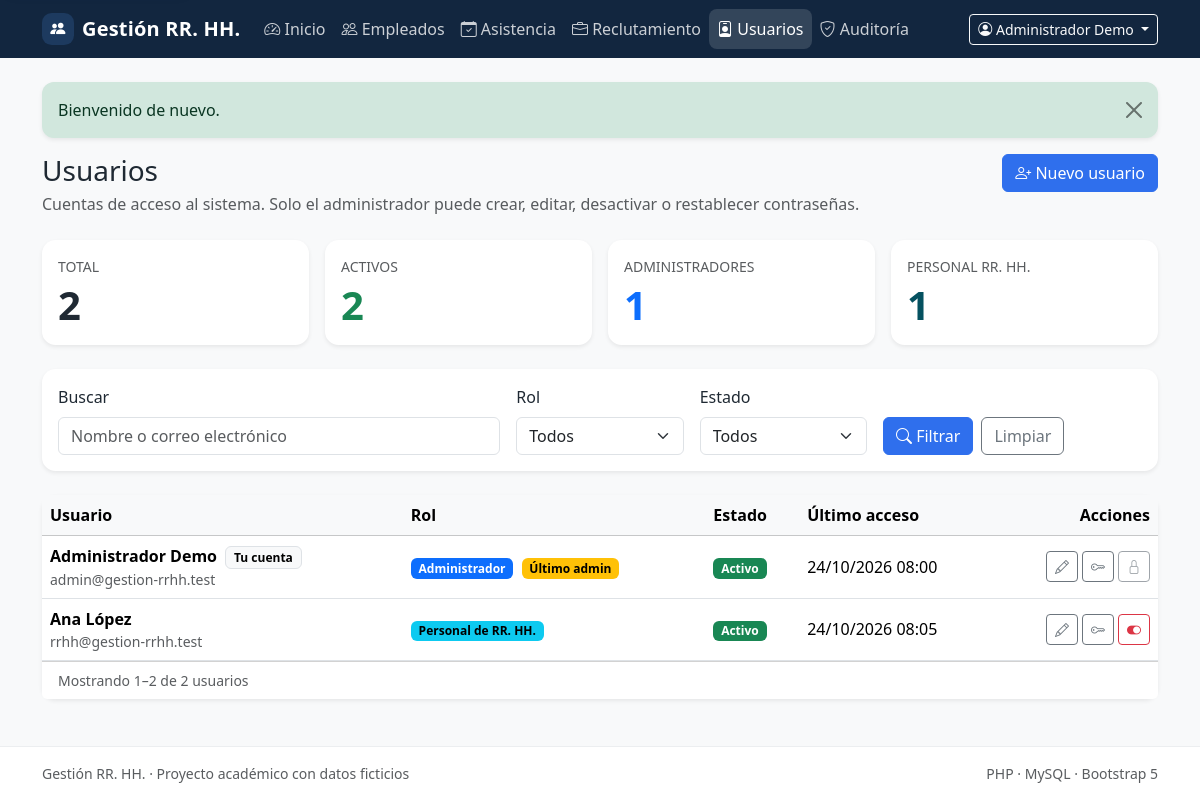
The app's page /users (signed in) with its own data.
### tables this page shows
CREATE TABLE IF NOT EXISTS users (
    id BIGINT UNSIGNED NOT NULL AUTO_INCREMENT,
    name VARCHAR(120) NOT NULL,
    email VARCHAR(190) NOT NULL,
    password_hash VARCHAR(255) NOT NULL,
    password_changed_at DATETIME(6) NULL,
    role ENUM('admin', 'hr') NOT NULL DEFAULT 'hr',
    is_active TINYINT(1) NOT NULL DEFAULT 1,
    last_login_at DATETIME NULL,
    created_at TIMESTAMP NOT NULL DEFAULT CURRENT_TIMESTAMP,
    updated_at TIMESTAMP NOT NULL DEFAULT CURRENT_TIMESTAMP ON UPDATE CURRENT_TIMESTAMP,
    PRIMARY KEY (id),
    UNIQUE KEY uq_users_email (email),
    KEY idx_users_role_active (role, is_active)
);

### src/Modules/Auth/Views/users/index.php (the view, shortened to what the rows shown need)
<div class="d-flex flex-wrap justify-content-between align-items-start gap-3 mb-4">
    <div>
        <h1 class="h3 mb-1">Usuarios</h1>
    </div>
</div>
<div class="card border-0 shadow-sm">
    <?php if ($pagination['items'] === []): ?>
        <div class="card-body py-5 text-center">
            <i class="bi bi-person-badge display-5 text-body-tertiary" aria-hidden="true"></i>
            <h2 class="h5 mt-3">No hay usuarios que coincidan</h2>
            <p class="text-body-secondary mb-4">Prueba con otros filtros o crea una cuenta nueva.</p>
            <div class="d-flex flex-wrap justify-content-center gap-2">
                <a href="/users" class="btn btn-outline-secondary">Limpiar filtros</a>
                <a href="/users/create" class="btn btn-primary">Crear usuario</a>
            </div>
        </div>
    <?php else: ?>
        <div class="table-responsive">
            <table aria-label="Listado de usuarios" class="table table-hover align-middle mb-0">
                <thead class="table-light">
                <tr>
                    <th scope="col">Usuario</th>
                    <th scope="col">Rol</th>
                    <th scope="col">Estado</th>
                    <th scope="col">Último acceso</th>
                    <th scope="col" class="text-end">Acciones</th>
                </tr>
                </thead>
                <tbody>
                <?php foreach ($pagination['items'] as $user): ?>
                    <?php
                    $isActive = (int) $user['is_active'] === 1;
                    $role = (string) $user['role'];
                    $isSelf = (int) $user['id'] === (int) $currentUser['id'];
                    $isLastAdmin = $role === 'admin' && $isActive && (int) $stats['active_admins'] === 1;
                    $canToggle = !$isSelf && !$isLastAdmin;
                    $roleClass = $role === 'admin' ? 'primary' : 'info';
                    ?>
                    <tr>
                        <td>
                            <span class="fw-semibold"><?= e((string) $user['name']) ?></span>
                            <?php if ($isSelf): ?>
                                <span class="badge text-bg-light border ms-1">Tu cuenta</span>
                            <?php endif; ?>
                            <div class="small text-body-secondary"><?= e((string) $user['email']) ?></div>
                        </td>
                        <td>
                            <span class="badge text-bg-<?= e($roleClass) ?>"><?= e(status_label($role)) ?></span>
                            <?php if ($isLastAdmin): ?>
                                <span class="badge text-bg-warning ms-1">Último admin</span>
                            <?php endif; ?>
                        </td>
                        <td>
                            <span class="badge text-bg-<?= $isActive ? 'success' : 'secondary' ?>">
                                <?= e(status_label($isActive ? 'active' : 'inactive')) ?>
                            </span>
                        </td>
                        <td>
                            <?= e(format_date(
                                $user['last_login_at'] !== null ? (string) $user['last_login_at'] : null,
                                'd/m/Y H:i'
                            )) ?>
                        </td>
                        <td class="text-end">
                            <div class="d-inline-flex flex-wrap justify-content-end gap-1">
                                <a href="/users/<?= (int) $user['id'] ?>/edit"
                                   class="btn btn-sm btn-outline-secondary" title="Editar" aria-label="Editar">
                                    <i class="bi bi-pencil" aria-hidden="true"></i>
                                </a>
                                <a href="/users/<?= (int) $user['id'] ?>/password"
                                   class="btn btn-sm btn-outline-secondary" title="Restablecer contraseña"
                                   aria-label="Restablecer contraseña">
                                    <i class="bi bi-key" aria-hidden="true"></i>
                                </a>
                                <?php if ($canToggle): ?>
                                    <form method="post" action="/users/<?= (int) $user['id'] ?>/status"
                                          data-confirm="<?= $isActive
                                              ? '¿Desactivar esta cuenta? La sesión activa se cerrará en la siguiente petición.'
                                              : '¿Reactivar esta cuenta?' ?>">
                                        <button type="submit"
                                                class="btn btn-sm btn-outline-<?= $isActive ? 'danger' : 'success' ?>"
                                                title="<?= $isActive ? 'Desactivar' : 'Reactivar' ?>"
                                                aria-label="<?= $isActive ? 'Desactivar' : 'Reactivar' ?>">
                                            <i class="bi <?= $isActive ? 'bi-toggle-on' : 'bi-toggle-off' ?>" aria-hidden="true"></i>
                                        </button>
                                    </form>
                                <?php else: ?>
                                    <button type="button" class="btn btn-sm btn-outline-secondary" disabled
                                            aria-label="<?= $isSelf
                                                ? 'No puedes desactivar tu propia cuenta.'
                                                : 'No puedes desactivar al último administrador activo.' ?>"
                                            title="<?= $isSelf
                                                ? 'No puedes desactivar tu propia cuenta.'
                                                : 'No puedes desactivar al último administrador activo.' ?>">
                                        <i class="bi bi-lock" aria-hidden="true"></i>
                                    </button>
                                <?php endif; ?>
                            </div>
                        </td>
                    </tr>
                <?php endforeach; ?>
                </tbody>
            </table>
        </div>
    <?php endif; ?>
</div>

### src/Shared/Views/layouts/app.php (shortened to what the rows shown need)
<!doctype html>
<html lang="es">
<head>
    <link href="https://cdn.jsdelivr.net/npm/bootstrap@5.3.3/dist/css/bootstrap.min.css" rel="stylesheet"
>
    <link href="https://cdn.jsdelivr.net/npm/bootstrap-icons@1.11.3/font/bootstrap-icons.min.css" rel="stylesheet"
>
    <link href="<?= e(asset('css/app.css')) ?>" rel="stylesheet">
</head>
<body class="bg-body-tertiary d-flex flex-column min-vh-100">
<nav class="navbar navbar-expand-lg navbar-dark app-navbar" aria-label="Navegación principal">
    <div class="container">
        <div class="collapse navbar-collapse" id="mainNavigation">
            <?php if ($currentUser !== null): ?>
                <div class="dropdown">
                    <button class="btn btn-sm btn-outline-light dropdown-toggle" type="button"
                            data-bs-toggle="dropdown" aria-expanded="false">
                        <i class="bi bi-person-circle" aria-hidden="true"></i>
                        <?= e((string) $currentUser['name']) ?>
                    </button>
                </div>
            <?php endif; ?>
        </div>
    </div>
</nav>
<main class="flex-grow-1 py-4" id="main-content" tabindex="-1">
    <div class="container">
        <?php require __DIR__ . '/../partials/flash.php'; ?>
        <?= $content ?>
    </div>
</main>
</body>
</html>

### records on screen
users: name "Administrador Demo", shows "Tu cuenta", email "admin@gestion-rrhh.test", role "Administrador", shows "Último admin", is_active "Activo", last_login_at "24/10/2026 08:00"
users: name "Ana López", email "rrhh@gestion-rrhh.test", role "Personal de RR. HH.", is_active "Activo", last_login_at "24/10/2026 08:05"

### other values on screen
$appName "Gestión RR. HH."
$item['label'] "Inicio"
$item['label'] "Empleados"
$item['label'] "Asistencia"
$item['label'] "Reclutamiento"
$item['label'] "Usuarios"
$item['label'] "Auditoría"
$message['message'] "Bienvenido de nuevo."
$stats['total'] "2"
$stats['active'] "2"
$stats['admins'] "1"
$stats['hr'] "1"
$pagination['from'] "1"
$pagination['to'] "2"
$pagination['total'] "2"
